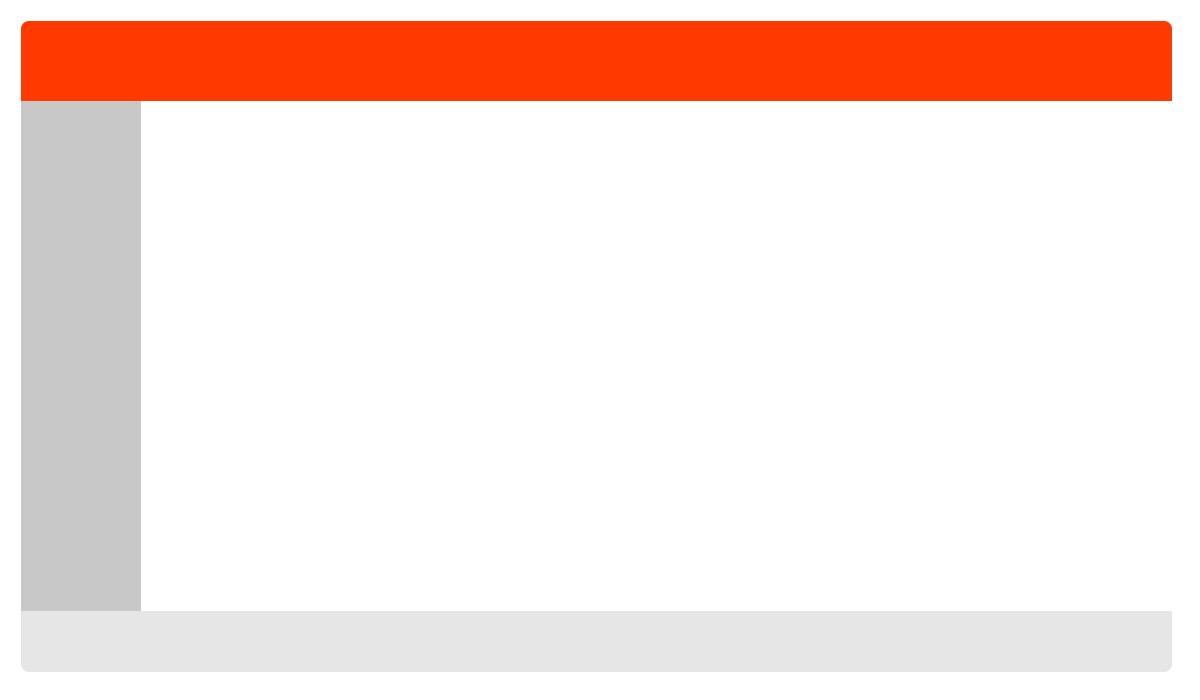
<?xml version="1.0" encoding="UTF-8"?>
<ui version="4.0">
 <class>Form</class>
 <widget class="QWidget" name="Form">
  <property name="windowModality">
   <enum>Qt::ApplicationModal</enum>
  </property>
  <property name="geometry">
   <rect>
    <x>0</x>
    <y>0</y>
    <width>1200</width>
    <height>700</height>
   </rect>
  </property>
  <property name="windowTitle">
   <string>Form</string>
  </property>
  <property name="windowOpacity">
   <double>1.000000000000000</double>
  </property>
  <property name="styleSheet">
   <string notr="true">background-color:rgba(255, 255, 255, 0);
</string>
  </property>
  <layout class="QHBoxLayout" name="horizontalLayout">
   <item>
    <widget class="QWidget" name="widget" native="true">
     <property name="styleSheet">
      <string notr="true"/>
     </property>
     <widget class="QWidget" name="widget_2" native="true">
      <property name="geometry">
       <rect>
        <x>10</x>
        <y>10</y>
        <width>1151</width>
        <height>80</height>
       </rect>
      </property>
      <property name="sizePolicy">
       <sizepolicy hsizetype="Preferred" vsizetype="Preferred">
        <horstretch>0</horstretch>
        <verstretch>0</verstretch>
       </sizepolicy>
      </property>
      <property name="styleSheet">
       <string notr="true">background-color:rgb(255, 58, 0);
border-top-right-radius: 8px;
border-top-left-radius: 8px;
</string>
      </property>
     </widget>
     <widget class="QWidget" name="widget_3" native="true">
      <property name="geometry">
       <rect>
        <x>10</x>
        <y>90</y>
        <width>120</width>
        <height>511</height>
       </rect>
      </property>
      <property name="styleSheet">
       <string notr="true">background-color:rgb(200,200,200);</string>
      </property>
     </widget>
     <widget class="QWidget" name="widget_4" native="true">
      <property name="geometry">
       <rect>
        <x>130</x>
        <y>90</y>
        <width>1031</width>
        <height>511</height>
       </rect>
      </property>
      <property name="styleSheet">
       <string notr="true">background-color:rgb(255,255,255)</string>
      </property>
     </widget>
     <widget class="QWidget" name="widget_5" native="true">
      <property name="geometry">
       <rect>
        <x>10</x>
        <y>600</y>
        <width>1151</width>
        <height>61</height>
       </rect>
      </property>
      <property name="styleSheet">
       <string notr="true">background-color:rgb(230,230,230);
border-bottom-left-radius: 8px;
border-bottom-right-radius: 8px;</string>
      </property>
     </widget>
    </widget>
   </item>
  </layout>
 </widget>
 <resources/>
 <connections/>
</ui>
